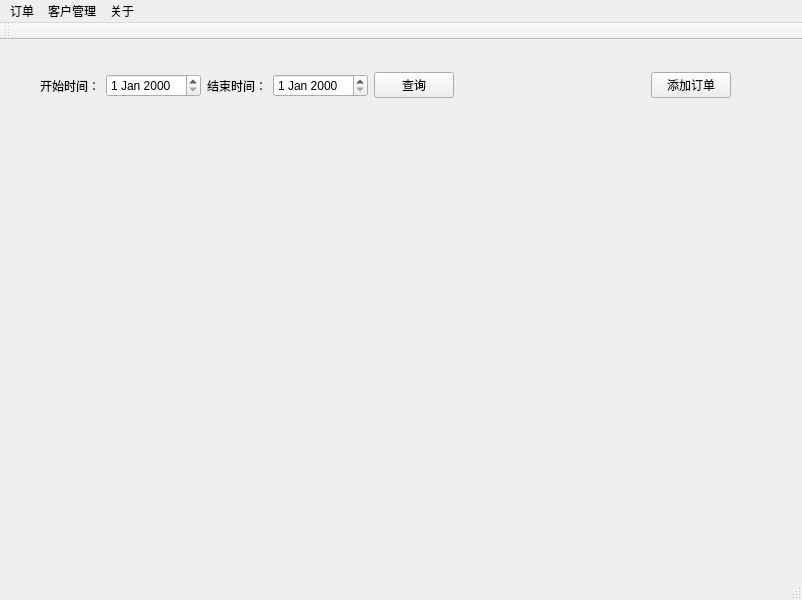
<?xml version="1.0" encoding="UTF-8"?>
<ui version="4.0">
 <class>MainWindow</class>
 <widget class="QMainWindow" name="MainWindow">
  <property name="geometry">
   <rect>
    <x>0</x>
    <y>0</y>
    <width>802</width>
    <height>600</height>
   </rect>
  </property>
  <property name="windowTitle">
   <string>MrWang</string>
  </property>
  <widget class="QWidget" name="centralwidget">
   <widget class="QWidget" name="horizontalLayoutWidget">
    <property name="geometry">
     <rect>
      <x>40</x>
      <y>20</y>
      <width>691</width>
      <height>51</height>
     </rect>
    </property>
    <layout class="QHBoxLayout" name="horizontalLayout">
     <item>
      <widget class="QLabel" name="label">
       <property name="text">
        <string>开始时间：</string>
       </property>
      </widget>
     </item>
     <item>
      <widget class="QDateEdit" name="StartdateEdit"/>
     </item>
     <item>
      <widget class="QLabel" name="label_2">
       <property name="text">
        <string>结束时间：</string>
       </property>
      </widget>
     </item>
     <item>
      <widget class="QDateEdit" name="EnddateEdit"/>
     </item>
     <item>
      <widget class="QPushButton" name="SelectButton">
       <property name="text">
        <string>查询</string>
       </property>
      </widget>
     </item>
     <item>
      <spacer name="horizontalSpacer_2">
       <property name="orientation">
        <enum>Qt::Horizontal</enum>
       </property>
       <property name="sizeHint" stdset="0">
        <size>
         <width>40</width>
         <height>20</height>
        </size>
       </property>
      </spacer>
     </item>
     <item>
      <widget class="QPushButton" name="AddButton">
       <property name="text">
        <string>添加订单</string>
       </property>
      </widget>
     </item>
    </layout>
   </widget>
  </widget>
  <widget class="QMenuBar" name="menubar">
   <property name="geometry">
    <rect>
     <x>0</x>
     <y>0</y>
     <width>802</width>
     <height>26</height>
    </rect>
   </property>
   <widget class="QMenu" name="OrderMenu">
    <property name="title">
     <string>订单</string>
    </property>
   </widget>
   <widget class="QMenu" name="CustomMenu">
    <property name="title">
     <string>客户管理</string>
    </property>
   </widget>
   <widget class="QMenu" name="AboutMenu">
    <property name="title">
     <string>关于</string>
    </property>
   </widget>
   <addaction name="OrderMenu"/>
   <addaction name="CustomMenu"/>
   <addaction name="AboutMenu"/>
  </widget>
  <widget class="QStatusBar" name="statusbar"/>
  <widget class="QToolBar" name="toolBar">
   <property name="windowTitle">
    <string>toolBar</string>
   </property>
   <attribute name="toolBarArea">
    <enum>TopToolBarArea</enum>
   </attribute>
   <attribute name="toolBarBreak">
    <bool>false</bool>
   </attribute>
  </widget>
 </widget>
 <resources/>
 <connections/>
</ui>
